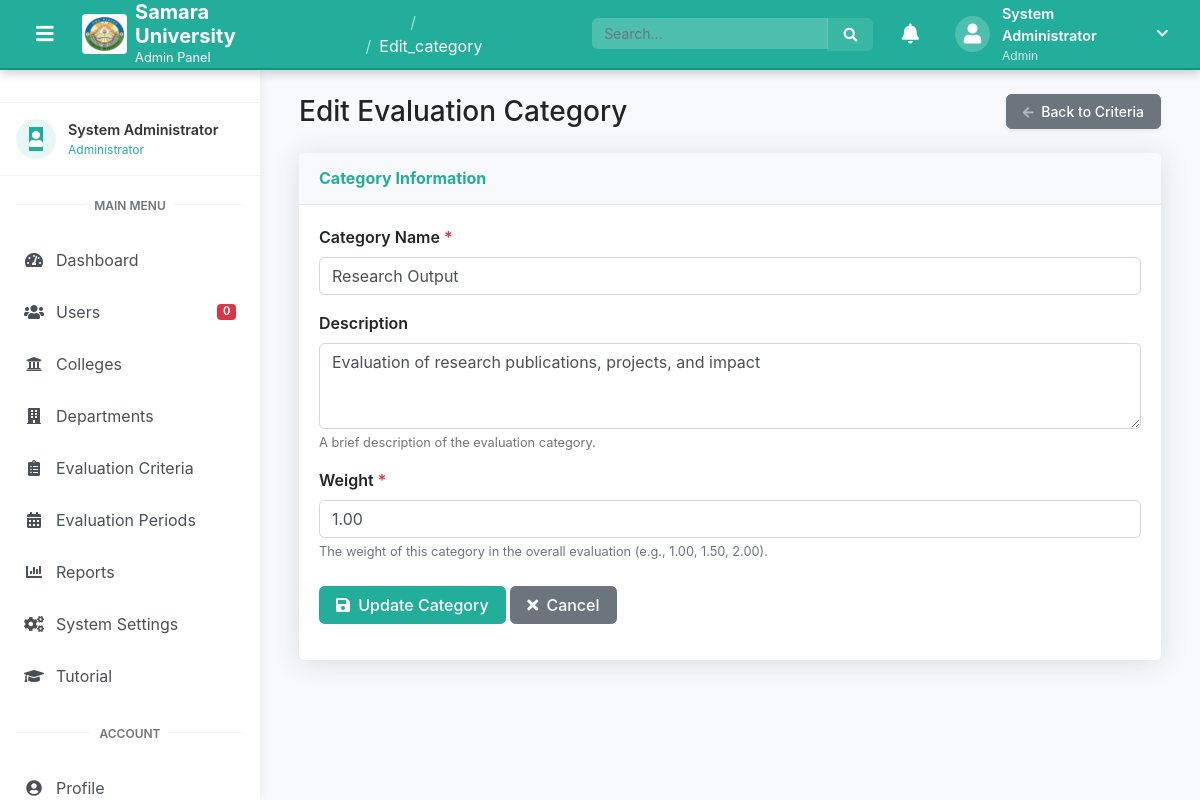
The app's page /admin/edit_category.php?id=2 (signed in) with its own data.
### tables this page shows
CREATE TABLE IF NOT EXISTS evaluation_categories (
    category_id INT AUTO_INCREMENT PRIMARY KEY,
    name VARCHAR(100) NOT NULL,
    description TEXT,
    created_at TIMESTAMP DEFAULT CURRENT_TIMESTAMP,
    updated_at TIMESTAMP DEFAULT CURRENT_TIMESTAMP ON UPDATE CURRENT_TIMESTAMP
);

### includes/config.php (called while the page is built, shortened)
<?php
$base_url = 'http://localhost/samara_new/';
?>

### admin/edit_category.php (the view, shortened to what this page needs)
<?php
require_once BASE_PATH . '/includes/config.php';
$category_id = isset($_GET['id']) ? (int)$_GET['id'] : 0;
$category = null;
$sql = "SELECT * FROM evaluation_categories WHERE category_id = ?";
$stmt = $conn->prepare($sql);
$stmt->bind_param("i", $category_id);
$stmt->execute();
$result = $stmt->get_result();
if ($result && $result->num_rows === 1) {
    $category = $result->fetch_assoc();
} else {
    redirect($base_url . 'admin/evaluation_criteria.php');
}
$name = $category['name'];
$description = $category['description'];
$weight = isset($category['weight']) ? $category['weight'] : '1.00';
include_once BASE_PATH . '/includes/header_management.php';
include_once BASE_PATH . '/includes/sidebar.php';
?>
<div class="dashboard-content">
    <div class="container-fluid">
        <div class="d-sm-flex align-items-center justify-content-between mb-4">
            <h1 class="h3 mb-0 text-gray-800">Edit Evaluation Category</h1>
            <a href="<?php echo $base_url; ?>admin/evaluation_criteria.php" class="d-none d-sm-inline-block btn btn-sm btn-secondary shadow-sm">
                <i class="fas fa-arrow-left fa-sm text-white-50 mr-1"></i> Back to Criteria
            </a>
        </div>
        <div class="card shadow mb-4">
            <div class="card-header py-3">
                <h6 class="m-0 font-weight-bold text-primary">Category Information</h6>
            </div>
            <div class="card-body">
                <form method="POST" action="<?php echo htmlspecialchars($_SERVER['PHP_SELF'] . '?id=' . $category_id); ?>" class="needs-validation" novalidate>
                    <div class="form-group">
                        <label for="name">Category Name <span class="text-danger">*</span></label>
                        <input type="text" class="form-control" id="name" name="name" value="<?php echo $name; ?>" required>
                    </div>
                    <div class="form-group">
                        <label for="description">Description</label>
                        <textarea class="form-control" id="description" name="description" rows="3"><?php echo $description; ?></textarea>
                        <small class="form-text text-muted">A brief description of the evaluation category.</small>
                    </div>
                    <div class="form-group">
                        <label for="weight">Weight <span class="text-danger">*</span></label>
                        <input type="number" class="form-control" id="weight" name="weight" value="<?php echo $weight; ?>" step="0.01" min="0.01" required>
                        <small class="form-text text-muted">The weight of this category in the overall evaluation (e.g., 1.00, 1.50, 2.00).</small>
                    </div>
                    <div class="form-group mt-4">
                        <button type="submit" class="btn btn-primary">
                            <i class="fas fa-save mr-1"></i> Update Category
                        </button>
                        <a href="<?php echo $base_url; ?>admin/evaluation_criteria.php" class="btn btn-secondary">
                            <i class="fas fa-times mr-1"></i> Cancel
                        </a>
                    </div>
                </form>
            </div>
        </div>
    </div>
</div>
<?php
include_once BASE_PATH . '/includes/footer_management.php';
?>

### assets/css/style.css (style rules this page uses)
:root { --primary-color: #22AE9A; --primary-dark: #1c8e7d; --primary-light: #7fd9ca; --primary-very-light: #e7f7f5; --primary-rgb: 34, 174, 154; --secondary-color: #6c757d; --secondary-dark: #5a6268; --secondary-light: #a1a8ae; --secondary-very-light: #f8f9fa; --secondary-rgb: 108, 117, 125; --text-primary: #212529; --text-secondary: #6c757d; --text-light: #f8f9fa; --border-radius: 0.35rem; --box-shadow: 0 0.15rem 1.75rem 0 rgba(58, 59, 69, 0.15); --transition: all 0.3s ease; }
body { font-family: 'Nunito', -apple-system, BlinkMacSystemFont, "Segoe UI", Roboto, "Helvetica Neue", Arial, sans-serif; font-size: 1rem; font-weight: 400; line-height: 1.5; color: var(--text-primary); background-color: #f8f9fc; }
a { color: var(--primary-color); text-decoration: none; transition: var(--transition); }
h1, h2, h3, h4, h5, h6 { font-weight: 700; margin-bottom: 0.5rem; line-height: 1.2; }
.text-primary { color: var(--primary-color) !important; }
.btn { border-radius: var(--border-radius); padding: 0.375rem 1rem; font-weight: 500; transition: var(--transition); }
.btn-primary { background-color: var(--primary-color); border-color: var(--primary-color); }
.form-control { border-radius: var(--border-radius); padding: 0.375rem 0.75rem; border: 1px solid #d1d3e2; transition: var(--transition); }
.form-group { margin-bottom: 1rem; }
label { font-weight: 600; margin-bottom: 0.5rem; color: var(--text-primary); }
.card { border: none; border-radius: var(--border-radius); box-shadow: var(--box-shadow); margin-bottom: 1.5rem; transition: var(--transition); }
.card-header { background-color: #f8f9fc; border-bottom: 1px solid #e3e6f0; padding: 1rem 1.25rem; border-top-left-radius: var(--border-radius) !important; border-top-right-radius: var(--border-radius) !important; }
.card-body { padding: 1.25rem; }
.shadow-sm { box-shadow: 0 0.125rem 0.25rem rgba(0, 0, 0, 0.075) !important; }
.shadow { box-shadow: var(--box-shadow) !important; }

### assets/css/theme.css (style rules this page uses)
:root { --admin-primary: #22AE9A; --admin-primary-dark: #1c8e7d; --admin-primary-light: #7fd9ca; --admin-primary-very-light: #e7f7f5; --admin-primary-rgb: 34, 174, 154; --college-primary: #2ECC71; --college-primary-dark: #27AE60; --college-primary-light: #82E0AA; --college-primary-very-light: #E9F7EF; --college-primary-rgb: 46, 204, 113; --dean-primary: #9B59B6; --dean-primary-dark: #8E44AD; --dean-primary-light: #D2B4DE; --dean-primary-very-light: #F4ECF7; --dean-primary-rgb: 155, 89, 182; --head-primary: #3498DB; --head-primary-dark: #2980B9; --head-primary-light: #85C1E9; --head-primary-very-light: #EBF5FB; --head-primary-rgb: 52, 152, 219; --hrm-primary: #E67E22; --hrm-primary-dark: #D35400; --hrm-primary-light: #F0B27A; --hrm-primary-very-light: #FDF2E9; --hrm-primary-rgb: 230, 126, 34; --staff-primary: #6A5ACD; --staff-primary-dark: #483D8B; --staff-primary-light: #9E91E7; --staff-primary-very-light: #F0EEF9; --staff-primary-rgb: 106, 90, 205; }
.admin-theme { --primary-color: var(--admin-primary); --primary-dark: var(--admin-primary-dark); --primary-light: var(--admin-primary-light); --primary-very-light: var(--admin-primary-very-light); --primary-rgb: var(--admin-primary-rgb); }
.btn-theme { background-color: var(--primary-color); border-color: var(--primary-color); color: #ffffff; }
.text-theme { color: var(--primary-color) !important; }

### assets/css/management.css (style rules this page uses)
.dashboard-content { margin-left: 260px; margin-top: 70px; min-height: calc(100vh - 70px); transition: all 0.3s ease; padding: 1.5rem; background-color: #f8f9fc; }

### records on screen
evaluation_categories: name "Research Output", description "Evaluation of research publications, projects, and impact"

### other values on screen
$page_title "Edit_category"
$user_name "System Administrator"
$user_role "Admin"
$item['title'] "Dashboard"
$item['title'] "Users"
$item['badge']['count'] "0"
$item['title'] "Colleges"
$item['title'] "Departments"
$item['title'] "Evaluation Criteria"
$item['title'] "Evaluation Periods"
$item['title'] "Reports"
$item['title'] "System Settings"
$item['title'] "Tutorial"
